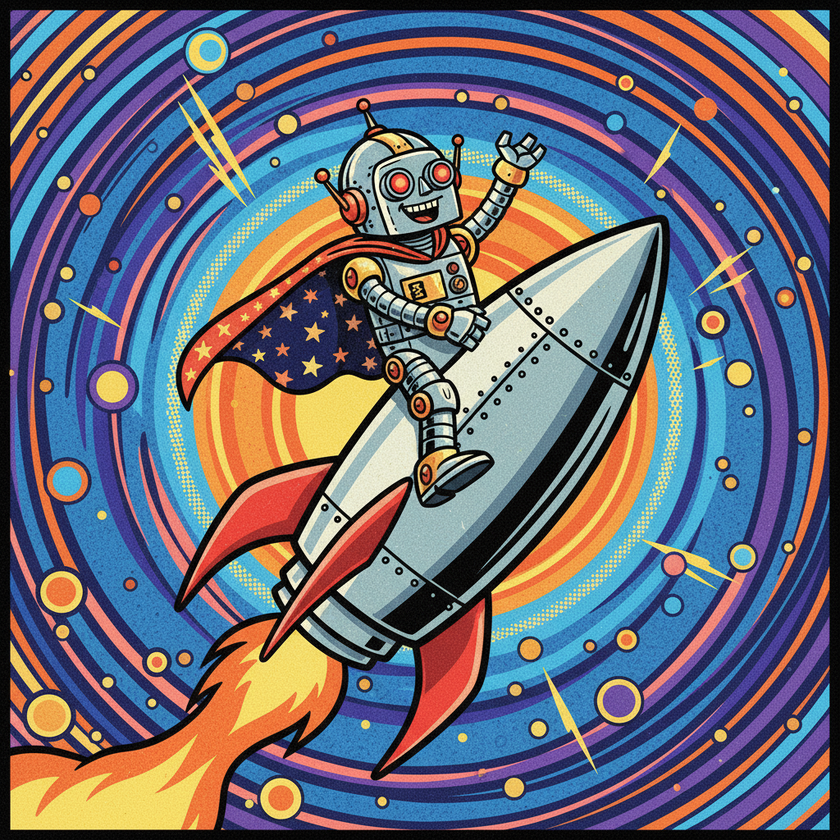
//> input picture opencv-cpp/2.Image_PreProcessing/robot.png, 840 x 840 px, shrunk from 1024 x 1024 before the run
$ ./gaussian_noise   (built with g++ and OpenCV 4)
//> lines starting //> are read from the running program, lines starting //| are printed output that depends on the picture
//> further down, image is the input picture: 840 rows x 840 cols, CV_8UC3; mean B, G, R 116.8, 105.2, 106
#include <opencv2/opencv.hpp>
#include <filesystem>
#include <iostream>
#include <random>

using namespace cv;
using namespace std;

#define GAUSSIAN_MEAN   0.0 // Represents the pixels intensity alteration. [0.0 = sum of all the added noise is equal to 0. Average intensity unchanged]
#define GAUSSIAN_STD    50.0 // Represents the dispersion around the mean. [(5-15) Realistic camera sensor noise. (20-40) Low quality sensor or low illumination conditions.]

string addPrefixToFileName(const std::string& inputPath, const std::string& prefix)
{
    namespace fs = filesystem;

    fs::path pathObj(inputPath);

    fs::path directory = pathObj.parent_path();
    string filename = pathObj.stem().string();
    string extension = pathObj.extension().string();

    string newFilename = prefix + filename + extension;

    fs::path outputPath = directory / newFilename;

    return outputPath.string();
}

void addGaussianNoise(Mat& image, double noise_mean, double noise_std, bool toShow=true) {
//> called with noise_mean = 0, noise_std = 50, toShow = true
    // Let's create a mask containing the Gaussian Noise to be added to the image
    Mat noise = Mat(image.size(), image.type());
    randn(noise, noise_mean, noise_std);

    if (toShow){
        imshow("Noise only", noise);
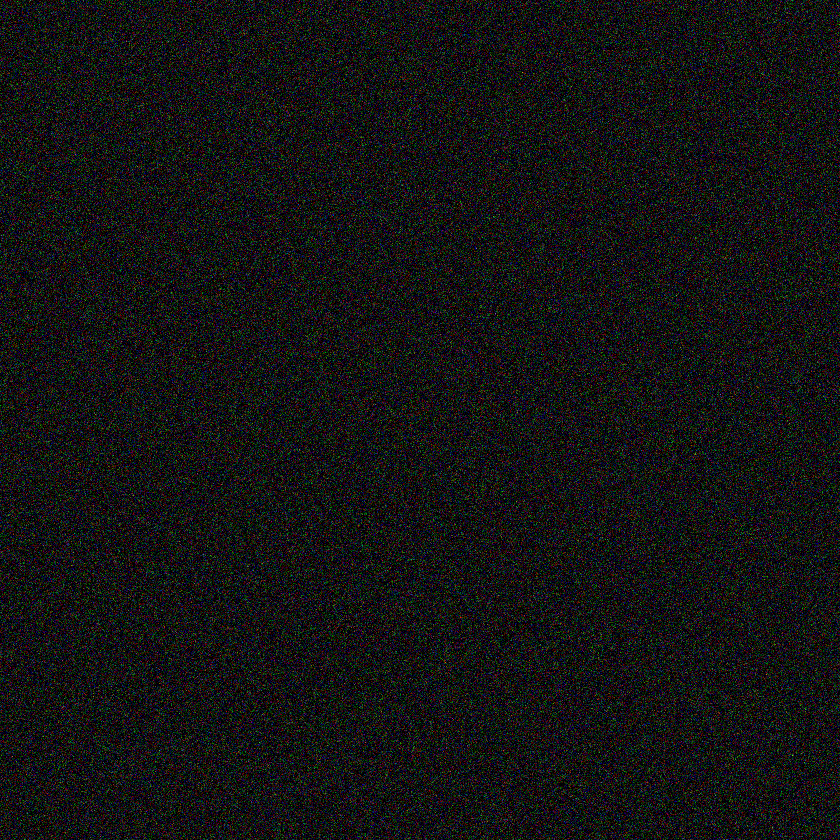
//> window 'Noise only': 840 rows x 840 cols, CV_8UC3; mean B, G, R 20, 20, 20
        waitKey(0);
        destroyAllWindows();
    }

    // Let's add the noise to our image
    add(image, noise, image);
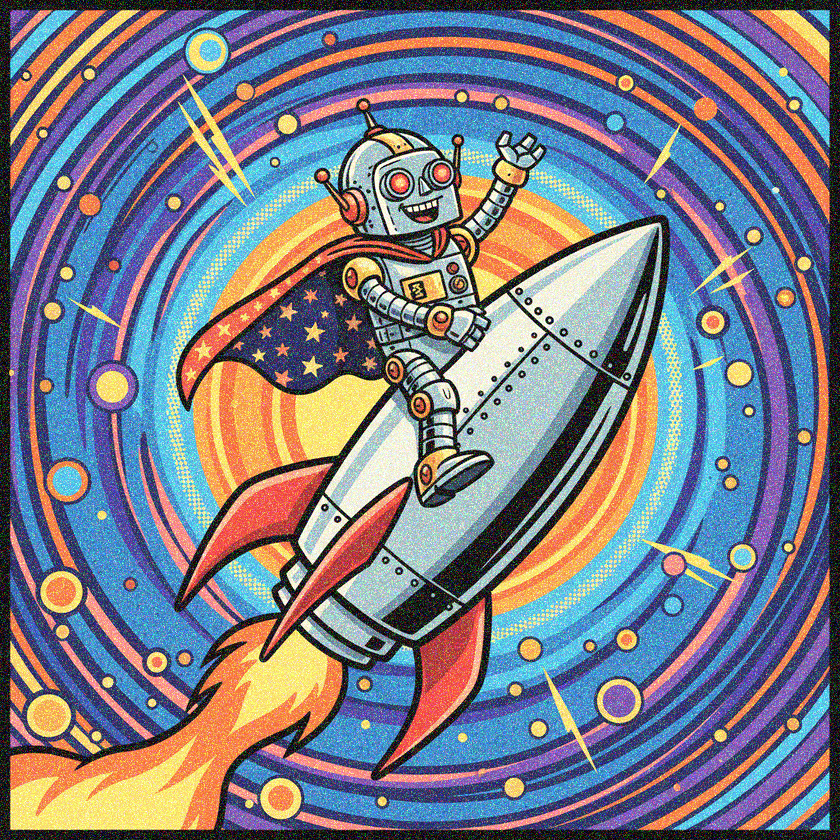
//> image: 840 rows x 840 cols, CV_8UC3; mean B, G, R 135.7, 124.2, 122.7
}

int main(int argc, char** argv) {

    string inputPath = argc >=2 ? argv[1] : "robot.png";

    Mat image = imread( samples::findFile( inputPath ), IMREAD_COLOR );
    if (image.empty())
    {
        printf(" Error opening image\n");
        printf(" Usage:\n %s [image_name] otherwise default is robot.jpg \n", argv[0]);
        return EXIT_FAILURE;
    }

    double noise_mean = argc >=3 ? atof(argv[2]) : GAUSSIAN_MEAN;
    double noise_std = argc >=4 ? atof(argv[3]) : GAUSSIAN_STD;

    Mat noisy = image.clone();
    addGaussianNoise(noisy, noise_mean, noise_std);

    string outputPath = addPrefixToFileName(inputPath, "GNoise_");
    imwrite(outputPath, noisy);
    cout << "Writing image to path: " << outputPath << endl;

    imshow("Original", image);
    imshow("Gaussian Noise", noisy);
    waitKey(0);

    return 0;
}
